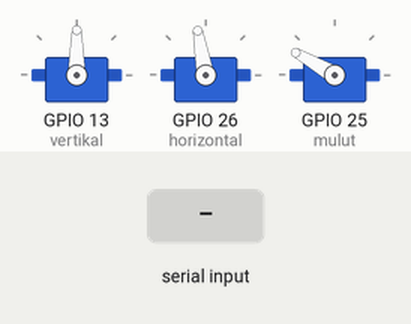
Recording of a sketch running on a simulated ESP32. Shown: 3 × servo. The inputs (shaded band) are chosen by the test bench.

Above: at 7.2 s.
7.3 s: "5" received over Serial
At 8.0 s:
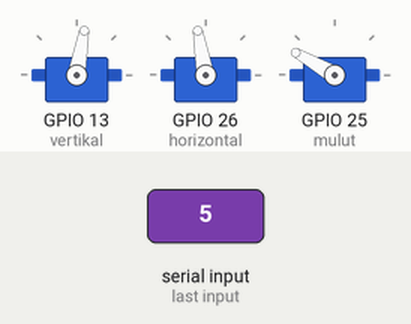
10.3 s: "1" received over Serial
At 11.0 s:
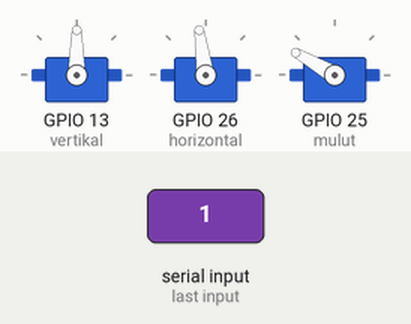
11.8 s: "3" received over Serial
At 12.25 s:
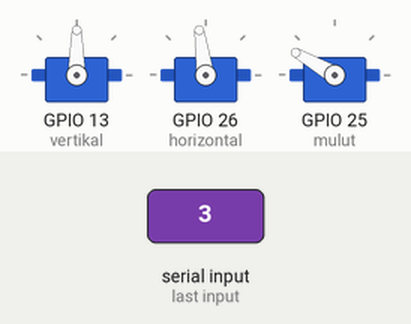
Timing chart, 0 to 20.5 s (numbered marks = the images above; inputs shaded):
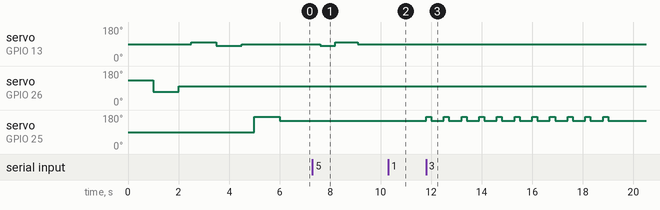

Measured:
- after the input at 7.3 s, servo on GPIO 13 (vertikal): 90° → 80° after 0.30 s, → 100° 0.60 s later, → 90° 0.90 s later
- after the input at 10.3 s, servo on GPIO 26 (horizontal): 100° → 98° at once
- after the input at 11.8 s, servo on GPIO 25 (mulut): alternates 170° for 0.20 s and 150° for 0.50 s, 22 changes in all, then stays 150°, starting at once

The sketch:

Head-Robot.ino
```cpp
#include <Servo.h>
Servo mulut, horizontal, vertikal;
int pos_mulut = 150;
int pos_horizontal = 100;
int pos_vertikal = 90;


void setup() {
  Serial.begin(9600);
  vertikal.attach(13);    //horizontal
  horizontal.attach(26);  //vertikal
  mulut.attach(25);       //mulut

  cek();
}

void loop() {
  int dari_vision = Serial.read();
  if (dari_vision == '1') {
    pos_horizontal = pos_horizontal - 2;
    horizontal.write(pos_horizontal);
    if (pos_horizontal < 70) {
      pos_horizontal = 70;
    }
  }
  if (dari_vision == '2') {
    pos_horizontal = pos_horizontal + 2;
    if (pos_horizontal > 130) {
      pos_horizontal = 130;
    }
    horizontal.write(pos_horizontal);
  }
  if (dari_vision == '4') {
    horizontal.write(100);
  }
  if (dari_vision == '3') {
    berbicara();
  }
  if (dari_vision == '5') {
    mengangguk();
  }
}


void berbicara() {
  for (int i = 0; i <= 10; i++) {
    mulut.write(170);  //buka
    delay(200);
    mulut.write(150);  //tutup
    delay(500);
  }
}

void mengangguk() {
  vertikal.write(90);  //buka
  delay(300);
  vertikal.write(80);  //buka
  delay(600);
  vertikal.write(100);  //tutup
  delay(900);
  vertikal.write(90);  //buka
  delay(200);
}

void cek() {

  horizontal.write(130);  //kiri
  delay(1000);
  horizontal.write(70);  //kanan
  delay(1000);
  horizontal.write(100);  //tengah
  delay(500);
  vertikal.write(100);  //turun
  delay(1000);
  vertikal.write(80);  //naik
  delay(1000);
  vertikal.write(90);  //tengah
  delay(500);
  mulut.write(170);  //buka
  delay(1000);
  mulut.write(150);  //tutup
}
```
